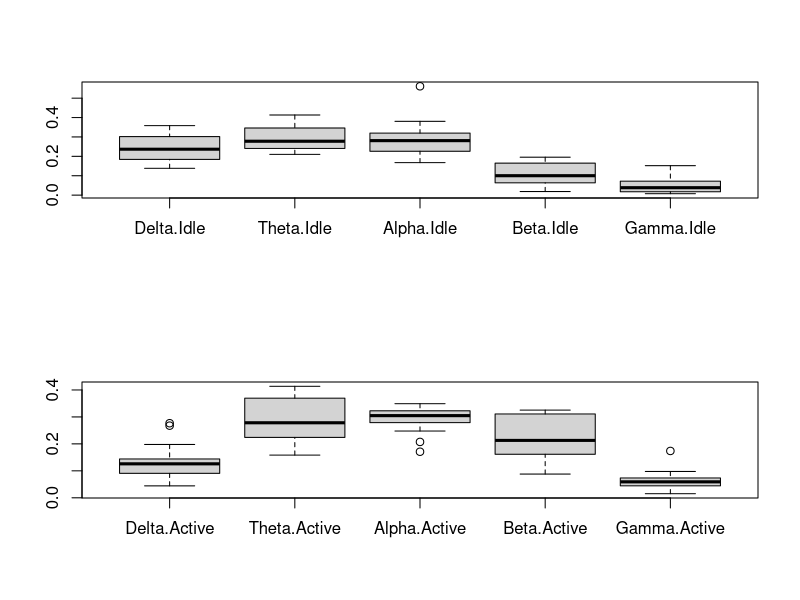

Generate this figure with R:
bwtable.all <- read.csv("bwdata.csv", header = TRUE)#download brain wave data as bwtable
bwtable.all

bwtable <- data.frame(Theta.waves = bwtable.all[,2],Beta.waves = bwtable.all[,4],Classification = bwtable.all[,6])
bwtable


# since we want to check if variablity within each state is different than between states
bwtable.idle <- data.frame(Delta.Idle = bwtable.all[1:14,1],Theta.Idle = bwtable.all[1:14,2], Alpha.Idle = bwtable.all[1:14,3],Beta.Idle = bwtable.all[1:14,4],Gamma.Idle = bwtable.all[1:14,5])
bwtable.idle
bwtable.active <- data.frame(Delta.Active = bwtable.all[15:28,1],Theta.Active = bwtable.all[15:28,2], Alpha.Active = bwtable.all[15:28,3],Beta.Active = bwtable.all[15:28,4], Gamma.Active = bwtable.all[15:28,5])
bwtable.active


# to plot in a separate window with two graphs on it 
windows(7,4)
par(mfrow=c(2,1))
boxplot(bwtable.idle)
boxplot(bwtable.active)


#############anova analysis
#null hypothesis is there is no difference in data between active and idle state
anova.theta <- aov (bwtable$Theta.waves~ bwtable$Classification)
summary(anova.theta)
qf(.95, df1=1, df2=26)# now calculate critical value when 95 % confidence 
# so the result show that there is no rejection for null hypothesis
# the value of F is in non rejection region
# that is there is no difference of means 
#between theta waves data between active and idle
#this is end of analysis
TukeyHSD(anova.theta)


anova.beta <- aov (bwtable$Beta.waves~ bwtable$Classification)
summary(anova.beta)
# here we do reject null hypothesis as value of F is in rejection region, 
# there is difference of means in active and idle stae for beta waves
# so we run tukeyHSD to ask where is the difference 
TukeyHSD(anova.beta)
# as here we can see there is difference between active and idle means